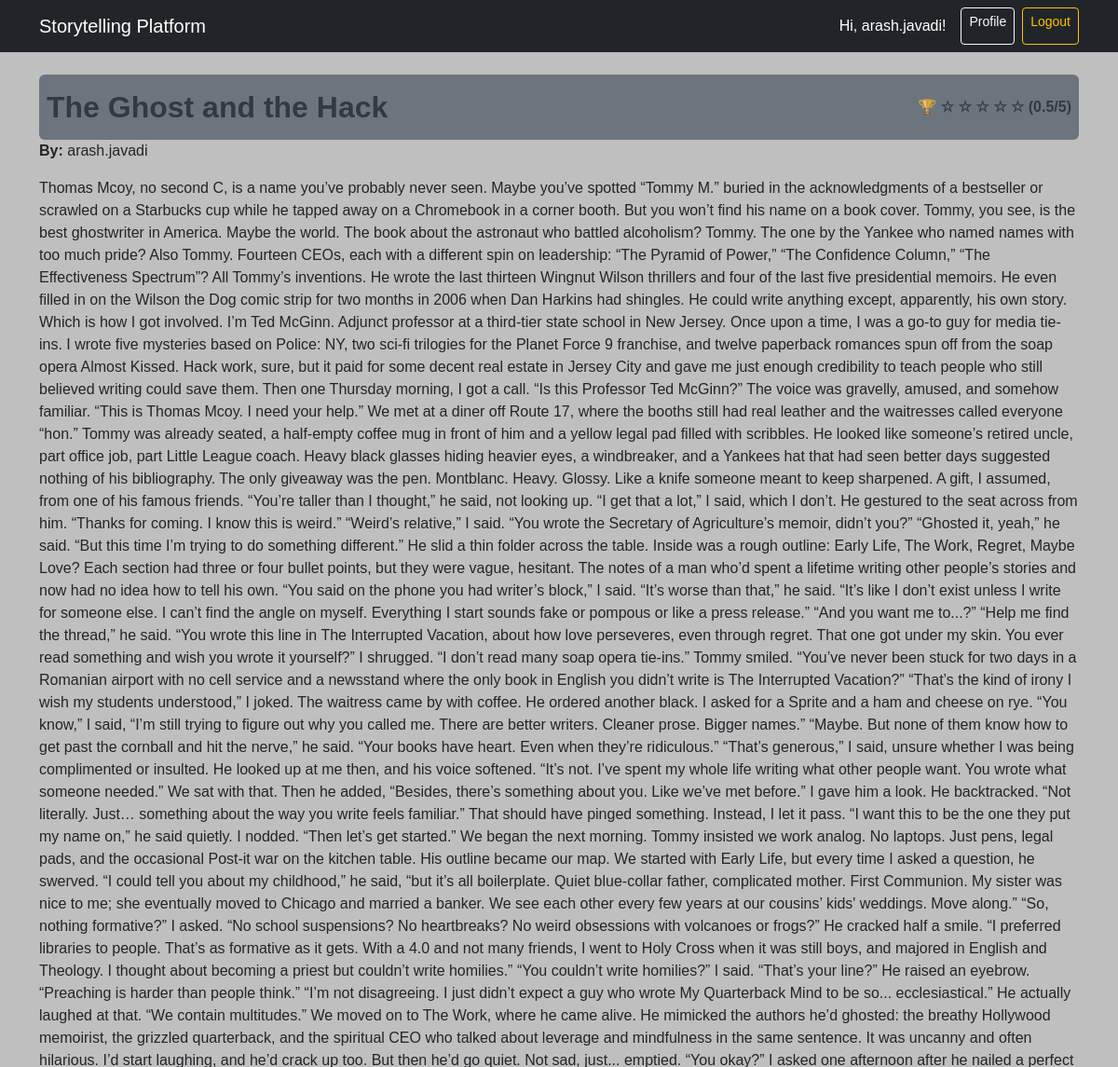
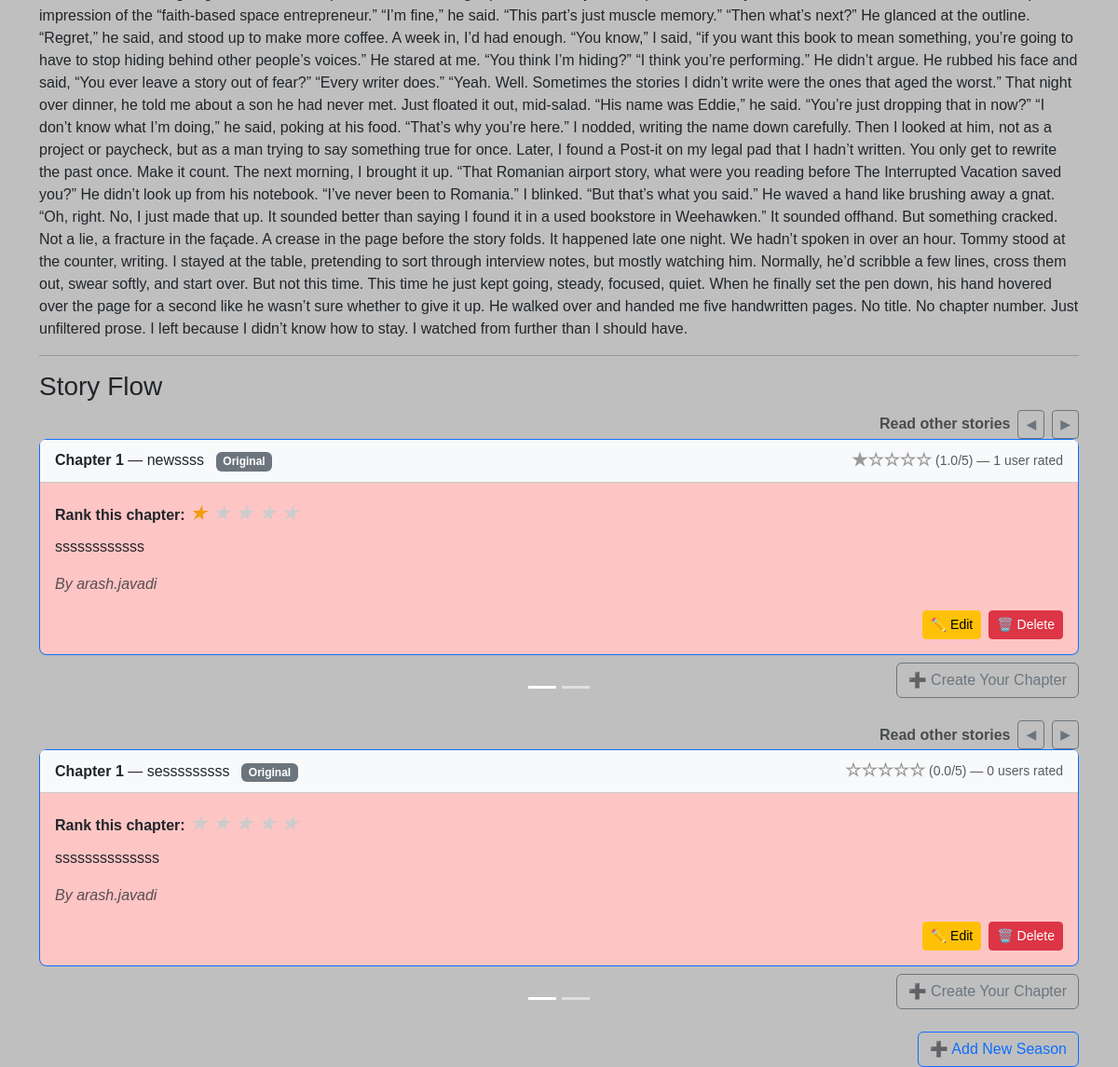
Page /story/1/ (signed in) on the committed database (2 pictures, top to bottom).
### stories/models.py (models this page shows, shortened)
class Story(models.Model):
    title                = models.CharField(max_length=200)
    description          = models.TextField()
    author               = models.ForeignKey(User, on_delete=models.CASCADE)
    is_public            = models.BooleanField(default=True)
    allow_contributions  = models.BooleanField(default=True)
    created_on           = models.DateTimeField(auto_now_add=True)
    image                = models.ImageField(upload_to='stories/', blank=True, null=True)
    @property
    def first_slide_chapters(self):
        roots = self.chapters.filter(parent=None).order_by('created_on')
        best_chapters = []
        for root in roots:
            children = list(root.children.all().annotate(avg_rating=Avg('ratings__value')))
            root.avg_rating = root.average_rating
            all_versions = [root] + children
            best = max(all_versions, key=lambda ch: ch.avg_rating or 0)
            best_chapters.append(best)
        return best_chapters
    @property
    def total_rank(self):
        chapters = self.first_slide_chapters
        if not chapters:
            return 0
        return round(sum(ch.average_rating for ch in chapters) / len(chapters), 2)

class Chapter(models.Model):
    story       = models.ForeignKey(Story, on_delete=models.CASCADE,
                                    related_name="chapters")
    title       = models.CharField(max_length=200)
    content     = models.TextField()
    author      = models.ForeignKey(User, on_delete=models.CASCADE)
    parent      = models.ForeignKey(
        "self", on_delete=models.CASCADE,
        null=True, blank=True, related_name="children"
    )
    created_on  = models.DateTimeField(auto_now_add=True)
    @property
    def average_rating(self):
        return self.ratings.aggregate(avg=Avg("value"))["avg"] or 0

### stories/views.py (the view)
# urls.py: path('story/<int:story_id>/', views.story_detail, name='story_detail'),
def story_detail(request, story_id):
    story = get_object_or_404(Story, id=story_id, is_public=True)
    root_chapters = story.chapters.filter(parent=None).order_by('created_on')
    branches = []
    for root in root_chapters:
        children = list(
            root.children.all().annotate(avg_rating=Avg("ratings__value"))
        )
        root.avg_rating = root.average_rating
        all_chapters = [root] + children
        for ch in all_chapters:
            ch.rating_count = ch.ratings.count()
            if request.user.is_authenticated:
                ch.user_rating = Rating.objects.filter(chapter=ch, user=request.user).first()
        sorted_chapters = sorted(all_chapters, key=lambda c: c.avg_rating or 0, reverse=True)
        branches.append({
            'parent': root,  # keep for context if needed
            'sorted_chapters': sorted_chapters,
        })
    return render(request, 'stories/story_detail.html', {
        'story': story,
        'branches': branches,
    })

### templates/stories/story_detail.html (shortened to what this page needs)
{% extends "base.html" %}
{% block content %}
{% load static %}
<div class="p-2 rounded d-flex justify-content-between align-items-center bg-secondary">
    <h2 class="mt-2 text-muted fw-bold">{{ story.title }}</h2>
    {% with story.total_rank as rating %}
    <span class="ms-4 text-muted fw-bold">
        🏆
        {% for i in "12345"|make_list %}
        {% if forloop.counter <= rating %} ★ {% else %} ☆ {% endif %} {% endfor %} ({{ rating|floatformat:"1" }}/5)
            </span>
            {% endwith %}
</div>
<p><strong>By:</strong> {{ story.author.username }}</p>
<p>{{ story.description }}</p>
<hr>
<h3>Story Flow</h3>
{% for branch in branches %}
<div id="carousel-{{ branch.parent.id }}" class="carousel slide mb-4">
    {% include "stories/_carousel_controls.html" with parent=branch.parent sorted_chapters=branch.sorted_chapters %}
    <div class="carousel-inner">
        {% for chapter in branch.sorted_chapters %}
        <div class="carousel-item {% if forloop.first %}active{% endif %}">
            <div class="card {% if forloop.first %}border-primary shadow-sm{% endif %}">
                <div
                    class="card-header bg-light d-flex flex-column flex-sm-row justify-content-between align-items-center">
                    <span class="mb-2 mb-sm-0">
                        <strong>Chapter {{ forloop.counter }}</strong> — {{ chapter.title }}
                        {% if chapter.id == branch.parent.id %}
                        <span class="badge bg-secondary ms-2">Original</span>
                        {% endif %}
                    </span>
                    <small class="avg ms-2 text-muted d-flex align-items-center gap-1">
                        <span class="avg-stars" data-average="{{ chapter.avg_rating }}"></span>
                        ({{ chapter.avg_rating|floatformat:1 }}/5) —
                        {{ chapter.rating_count }} user{{ chapter.rating_count|pluralize }} rated
                    </small>
                </div>
                <div class="card-body">
                    {% if user.is_authenticated %}
                    <div class="rating-stars mb-2" data-chapter="{{ chapter.id }}"
                        data-user-rating="{{ chapter.user_rating.value|default:'0' }}">
                        <strong>Rank this chapter:</strong>
                        <span class="stars">
                            {% for i in "12345"|make_list %}
                            <i class="star" data-value="{{ forloop.counter }}">&#9733;</i>
                            {% endfor %}
                        </span>
                    </div>
                    {% endif %}
                    {{ chapter.content|linebreaks }}
                    <p class="text-muted mb-0"><em>By {{ chapter.author.username }}</em></p>
                    {% if user == chapter.author %}
                    <div class="mt-3 d-flex justify-content-end gap-2">
                        <a href="{% url 'chapter_edit' chapter.id %}" class="btn btn-sm btn-warning">✏️ Edit</a>
                        <a href="{% url 'chapter_delete' chapter.id %}" class="btn btn-sm btn-danger"
                            onclick="return confirm('Are you sure you want to delete this chapter?');">
                            🗑️ Delete
                        </a>
                    </div>
                    {% endif %}
                </div>
            </div>
        </div>
        {% endfor %}
    </div>
    {% if user.is_authenticated %}
    {% with branch.sorted_chapters|first as season_root %}
    <div class="text-end mt-2">
        <a href="{% url 'chapter_create' story.id %}?parent={{ season_root.id }}" class="btn btn-outline-secondary">
            ➕ Create Your Chapter
        </a>
    </div>
    {% endwith %}
    {% endif %}
</div>
{% endfor %}
{% if story.allow_contributions or story.author.id == user.id %}
{% with branches|last as last_branch %}
{% with last_branch.sorted_chapters|last as last_chapter %}
<div class="text-end mt-4">
    <a href="{% url 'season_create' story.id %}" class="btn btn-outline-primary">
        ➕ Add New Season
    </a>
</div>
{% endwith %}
{% endwith %}
{% endif %}
{% endblock %}

### templates/base.html (shortened to what this page needs)
{% load static %}
<!DOCTYPE html>
<html lang="en">
<head>
    <link href="https://cdn.jsdelivr.net/npm/bootstrap@5.3.3/dist/css/bootstrap.min.css" rel="stylesheet">
    <link rel="stylesheet" href="{% static 'css/style.css' %}">
</head>
<body>
    <nav class="navbar navbar-expand-lg navbar-dark bg-dark mb-4">
        <div class="container">
            <a class="navbar-brand" href="/">Storytelling Platform</a>
            <div class="d-flex ms-auto">
                {% if user.is_authenticated %}
                <span class="navbar-text text-white me-3">Hi, {{ user.username }}!</span>
                <a href="{% url 'profile' %}" class="btn btn-outline-light btn-sm me-2">Profile</a>
                <a href="{% url 'logout' %}" class="btn btn-outline-warning btn-sm">Logout</a>
                {% else %}
                <a href="{% url 'login' %}" class="btn btn-outline-light btn-sm me-2">Login</a>
                <a href="{% url 'register' %}" class="btn btn-success btn-sm">Register</a>
                {% endif %}
            </div>
        </div>
    </nav>
    <div class="container">
        {% block content %}
        {% endblock %}
    </div>
</body>
</html>

### templates/stories/_carousel_controls.html
{% if sorted_chapters|length > 1 %}
<div class="d-flex justify-content-end align-items-center gap-2">
    <div class="carousel-indicators m-0">
        {% for chapter in sorted_chapters %}
        <button type="button" data-bs-target="#carousel-{{ parent.id }}" data-bs-slide-to="{{ forloop.counter0 }}"
            class="{% if forloop.first %}active{% endif %}" aria-current="{% if forloop.first %}true{% endif %}"
            aria-label="Slide {{ forloop.counter }}">
        </button>
        {% endfor %}
    </div>
    <span class="fw-bold text-muted">Read other stories</span>
    <button class="btn btn-outline-secondary btn-sm" type="button" data-bs-target="#carousel-{{ parent.id }}"
        data-bs-slide="prev">◀</button>
    <button class="btn btn-outline-secondary btn-sm" type="button" data-bs-target="#carousel-{{ parent.id }}"
        data-bs-slide="next">▶</button>
</div>
{% endif %}

### static/css/style.css (style rules this page uses)
body { background: #bfbfbf; font-family: Arial, sans-serif; }
h2 { color: #0d6efd; }
.carousel-item .card { background: #fec5c5; border-radius: 0.5rem; }
.carousel-item { display: none; }
.carousel-item.active { display: block; }
.rating-stars .star { cursor: pointer; font-size: 1.4rem; color: #ccc; transition: color 0.3s ease; }
.avg-stars { font-family: "Arial", sans-serif; font-weight: bold; }

### rows in the picture
Story: title "The Ghost and the Hack", author.username "arash.javadi", description "Thomas Mcoy, no second C, is a name you’ve probably never seen. Maybe you’ve spotted “Tommy M.” buried in the acknowledgments of a bestseller or scrawled on a Starbucks cup while he tapped away on a Chromebook in a corner booth. But you won’t find his name on a book cover. Tommy, you see, is the best ghostwriter in America. Maybe the world. The book about the astronaut who battled alcoholism? Tommy. The one by the Yankee who named names with too much pride? Also Tommy. Fourteen CEOs, each with a different spin on leadership: “The Pyramid of Power,” “The Confidence Column,” “The Effectiveness Spectrum”? All Tommy’s inventions. He wrote the last thirteen Wingnut Wilson thrillers and four of…"
Chapter: title "newssss", shows "Original", avg_rating "1.0", rating_count "1", content "ssssssssssss", author.username "arash.javadi", shows "✏️ Edit"
Chapter: title "sesssssssss", shows "Original", avg_rating "0.0", rating_count "0", content "ssssssssssssss", author.username "arash.javadi", shows "✏️ Edit"

### other values in the picture
{{ user.username }} "arash.javadi"
{{ rating|floatformat:"1" }} "0.5"
